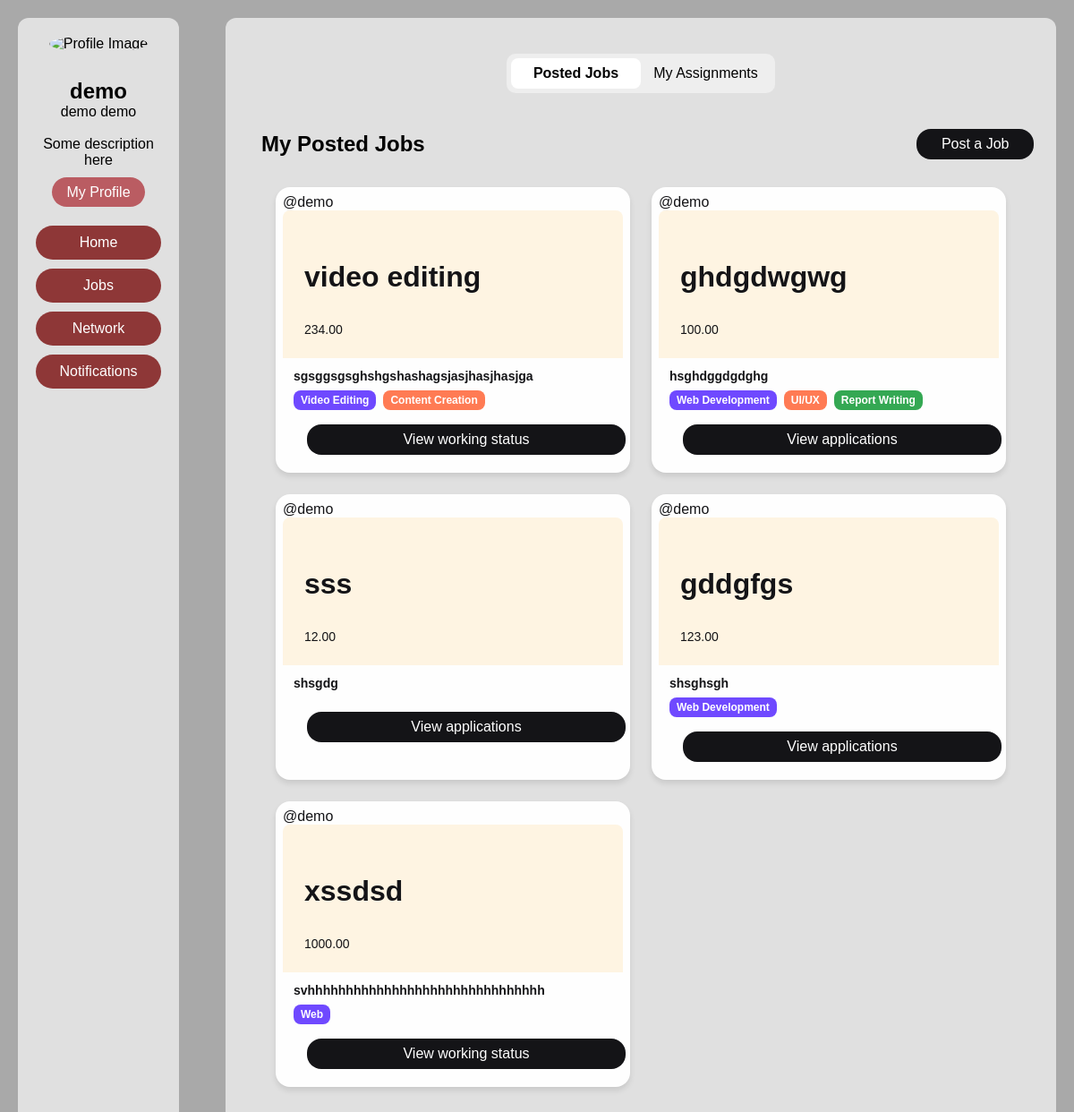
Page /myjobs/ (signed in) on the earlier database version.
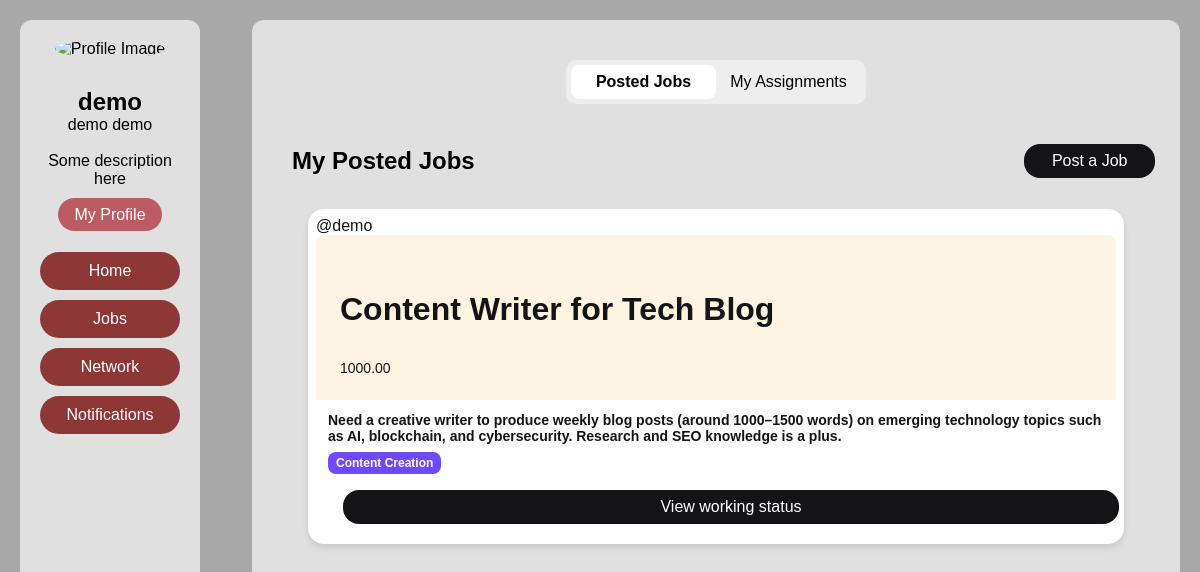
Same page on the later database version.
### app1/models.py (models this page shows, shortened)
class Job(models.Model):
    STATUS_CHOICES = [
        ('open', 'Open'),
        ('in_progress', 'In Progress'),
        ('completed', 'Completed'),
        ('closed', 'Closed'),
    ]
    user = models.ForeignKey(settings.AUTH_USER_MODEL, on_delete=models.CASCADE, related_name='jobs')  # The user who posted the job
    title = models.CharField(max_length=255)  # Job title
    description = models.TextField()  # Job description
    document = models.FileField(upload_to='job_documents/', blank=True, null=True)  # Optional document attachment
    time_posted = models.DateTimeField(auto_now_add=True)  # Time when the job was posted
    deadline = models.DateField(blank=True, null=True)  # deadline for the job
    budget = models.DecimalField(max_digits=10, decimal_places=2, blank=True, null=True)  # Budget for the job
    status = models.CharField(max_length=20, choices=STATUS_CHOICES, default='open')  # Job status
    skills_required = models.CharField(max_length=255, blank=True, null=True)  # Skills required for the job
    working_user = models.ForeignKey(settings.AUTH_USER_MODEL, on_delete=models.SET_NULL, null=True, blank=True, related_name='working_jobs')  # The user currently working on the job
    payout_request = models.BooleanField(default=False)

class CustomUser(AbstractBaseUser, PermissionsMixin):
    email = models.EmailField(unique=True)
    username = models.CharField(max_length=150, unique=True)
    first_name = models.CharField(max_length=30)
    last_name = models.CharField(max_length=30)
    password = models.CharField(max_length=255)
    is_active = models.BooleanField(default=True)
    is_staff = models.BooleanField(default=False)
    objects = CustomUserManager()
    USERNAME_FIELD = 'email'  # Login by email
    REQUIRED_FIELDS = ['username', 'first_name', 'last_name']  # Additional required fields

### app1/views.py (the view)
# urls.py: path('myjobs/',Myjobs.as_view(),name="myjobs"),
class Myjobs(View):
    def get(self,request):
        posted_jobs=Job.objects.filter(user=request.user).order_by('-time_posted')
        assigned_jobs=Job.objects.filter(working_user=request.user).order_by('-time_posted')
        for job in posted_jobs:
            if job.skills_required:
                job.skills_required = job.skills_required.split(',')
        for job in assigned_jobs:
            if job.skills_required:
                job.skills_required = job.skills_required.split(',')
        return render(request,'myjobs.html',{'posted_jobs':posted_jobs,'assigned_jobs':assigned_jobs})

### app1/context_processors.py (called while the page is built)
def Base(request):
    if request.user.is_authenticated:
        try:
            lp = Profile.objects.get(user=request.user)
        except Profile.DoesNotExist:
            lp = None
        return {'lp': lp}
    return {}

### app1/templates/myjobs.html (shortened to what this page needs)
{% extends 'base.html' %}
{% load static %}
{% block head %}
<link rel="stylesheet" href="{% static 'css/home.css' %}">
{% endblock %}
{% block maincontent %}
<div class="radio-inputs">
    <label class="radio">
        <span class="name">Posted Jobs</span>
    </label>
    <label class="radio">
        <span class="name">My Assignments</span>
    </label>
</div>
<div id="posted-jobs" class="job-section">
    <div class="jobs-header">
        <h2>My Posted Jobs</h2>
        <a href="{% url 'job_input'%}">
            <button class="card__btn">Post a Job</button>
        </a>
    </div>
    <div class="card-container">
        {% for j in posted_jobs %}
        <article class="card">
            <span>@{{ j.user.username }}</span>
            <section class="card__hero">
                <p class="card__job-title">{{ j.title }}</p>
                {{ j.budget }}
            </section>
            <footer class="card__footer">
                <div class="card__job-summary">
                    <div class="card__job">
                        <p class="card__job-title">
                            {{ j.description|truncatewords:100 }}
                        </p>
                    </div>
                    <div class="skill-buttons">
                        {% for skill in j.skills_required %}
                        <span class="skill-badge skill-color-{{ forloop.counter|slice:":5" }}">
                            {{ skill }}
                        </span>
                        {% endfor %}
                    </div>
                </div>
                {% if j.working_user %}
                <a href="{% url 'work_dashboard' j.id %}"><button class="card__btn">View working status</button></a>
                {% else %}
                <a href="{% url 'job' j.id %}"><button class="card__btn">View applications</button></a>
                {% endif %}
            </footer>
        </article>
        {% endfor %}
    </div>
</div>
{% endblock %}

Differences in the rows shown:
removed Job: user.username "demo", title "video editing", budget "234.00", description "sgsggsgsghshgshashagsjasjhasjhasjga", skills_required "Video Editing" "Content Creation", shows "View working status"
removed Job: user.username "demo", title "ghdgdwgwg", budget "100.00", description "hsghdggdgdghg", skills_required "Web Development" "UI/UX" "Report Writing", shows "View applications"
removed Job: user.username "demo", title "sss", budget "12.00", description "shsgdg", shows "View applications"
removed Job: user.username "demo", title "gddgfgs", budget "123.00", description "shsghsgh", skills_required "Web Development", shows "View applications"
removed Job: user.username "demo", title "xssdsd", budget "1000.00", description "svhhhhhhhhhhhhhhhhhhhhhhhhhhhhhhh", skills_required "Web", shows "View working status"
added Job: user.username "demo", title "Content Writer for Tech Blog", budget "1000.00", description "Need a creative writer to produce weekly blog posts (around 1000–1500 words) on emerging technology topics such as AI, blockchain, and cybersecurity. Research and SEO knowledge is a plus.", skills_required "Content Creation", shows "View working status"
